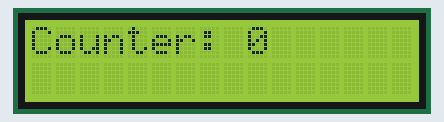
The sketch below on a simulated Arduino Uno, built with avr-gcc and run on an emulated ATmega328P. Shown: 16×2 character LCD.

Above: at 0.1 s.
At 1.2 s:
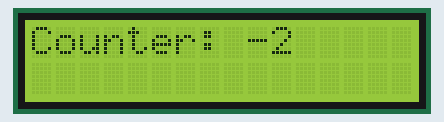
At 1.7 s:
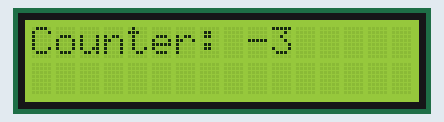
At 3.2 s:
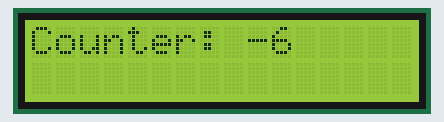
At 4.8 s:
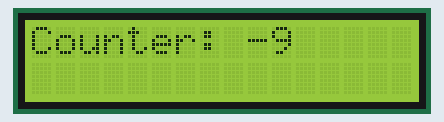
At 6.3 s:
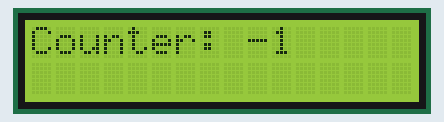

Measured:
- by itself, everything shown: repeats every 5.7 s, in 12 steps
- what the display in image 1 shows lasts 0.5 s, from 1.1 s to 1.6 s

The sketch:

numaratoare.ino
```cpp
#include <Wire.h>
#include <LiquidCrystal_I2C.h>

// Inițializezi LCD-ul I2C la adresa 0x27 (sau 0x3F, în funcție de model)
LiquidCrystal_I2C lcd(0x27, 16, 2);

void setup() {
  // Pornești LCD-ul
  lcd.init();

  // Activezi iluminarea de fundal
  lcd.backlight();
}

void loop() {
  for (int i = 0; i >= -10; i--){
      lcd.print("Counter: ");
      lcd.setCursor(9, 0);
      lcd.print(i);
      delay(500);
      lcd.clear();
  }

}
```
